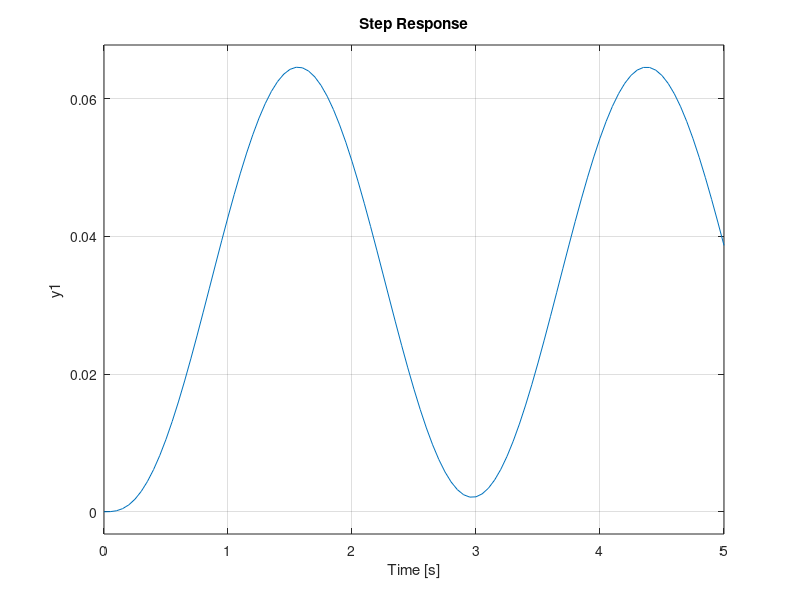

MATLAB code to generate this figure: (Note: this script raises an error after producing the figure.)


%%                      Advanced Control Systems
%                          Submitted By:
%                   Soham Karak, 200102107,Grp 16 
% Question 2:Design a PID controller for the syetem: 1/s(s+1)(s+5), obtain unit step response 
% with MATLAB/ Simulink, and compare the responses of systems.
% Clearing the workspace and command window

close all
clc
clear all

% Defining the plant Tf
num = [1];  % numerator coefficients
den = [1 6 5 0];  % denominator coefficients
G = tf(num, den);

% controlSystemDesigner(G)
%% Marginal stability point and Zeigler nichols parameters 

% % Plot the root locus
figure(1)
rlocus(G)
%Obtain the Kcritical value
gm = margin(G)
K  = gm;
num = [1];  % numerator coefficients
den = [1 6 5 30];  % denominator coefficients
G_ = tf(num, den);
step(G_,5)
% Obtain the period of sustained oscillations to get Pcr= 2.81
%% Zeigler Nichols PID tuning

G_Kp = tf(1,[1 6 5 K])
% step(G_Kp,10)
% hold on
Kc = 30;
Pc = 2.81

%Min overshoot PID model

Kp = 0.6*Kc
Ti = (0.5*Pc)
Td = (0.333*Pc)

Ki = Kp/Ti
Kd = Kp*Td
% Transfer Function of PID model
C = tf([Kd Kp Ki],[1 0])

%% PID Transfer Function obtained from root locus pole placement

s = tf('s');
C_updated = (4*(1 + 1.5*s)*(1 + 1.5*s))/s
pid(C_updated)

 %            1          
 % Kp + Ki * --- + Kd * s
 %            s          
 % with Kp = 13.2, Ki = 4, Kd = 10.9
 
%% Comparision of the step responses of both the PID controllers


G_final = feedback(C*G,1)
G_updated = feedback(C_updated*G,1)

% Transient time parametres of the PID models
S = stepinfo(G_final)
S1= stepinfo(G_updated)


% Plot the step responses
figure(2)
hold on
step(G_final) 
grid on
hold on
step(G_updated) 
grid on
hold on
step(feedback(G,1))
legend('Ziegler Nichols method','Root Locus method','Original closed loop response')
hold off

